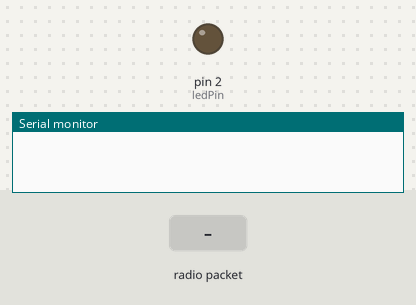
Recording of a sketch running on a simulated Arduino Uno, built with avr-gcc and run on an emulated ATmega328P. Shown: output pins drawn as LEDs (lit = HIGH), the last lines printed to the serial monitor. The test bench sets the inputs (shaded band). No radio packets arrive unless stated.

Above: at 1.2 s.
1.3 s: radio packet "1" arrives
At 2.5 s:
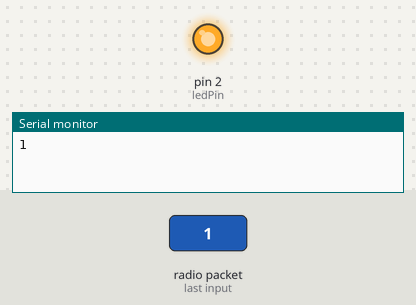
2.8 s: radio packet "5" arrives
At 3.8 s:
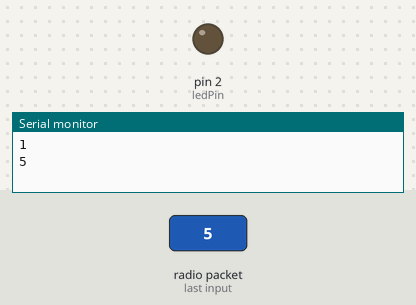
Timing chart, 0 to 5.8 s (numbered marks = the images above; inputs shaded):
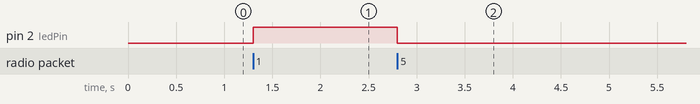

Measured:
- after the input at 1.3 s, pin 2 (ledPin): LOW → HIGH at once
- after the input at 2.8 s, pin 2 (ledPin): HIGH → LOW at once

The sketch:

RF-receive.ino
```cpp
//Prueba y transmision de texto con el modulo RF para Arduino http://zygzax.com
//RECEPTOR
#include <VirtualWire.h>
const int ledPin =  2;
void setup()
{
pinMode(ledPin, OUTPUT);
Serial.begin(9600); // Configuramos la conexion serie con el ordenador
vw_set_ptt_inverted(true); // Requerido por el modulo RF
vw_setup(2000); // Velocidad de conexion bps
vw_set_rx_pin(3); // Pin en el que conectamos la patilla data del receptor
vw_rx_start(); // Arrancamos el receptor
}

void loop()
{
uint8_t buf[VW_MAX_MESSAGE_LEN];
uint8_t buflen = VW_MAX_MESSAGE_LEN;
if (vw_get_message(buf, &buflen)) // Comprobamos si hemos recibido datos
{
/*int i;
// Mensaje con un chequeo correcto.
for (i = 0; i < buflen; i++)
{
Serial.write(buf[i]); // Los datos recibidos son guardados en el buffer
}*/
if (buf[0]-48 == 1){ //http://www.asciitable.com/  (codigo ASCII 48 = 0
  digitalWrite(ledPin, HIGH);
} else{
  digitalWrite(ledPin, LOW);
}
Serial.println(buf[0]-48);

}
}
```
